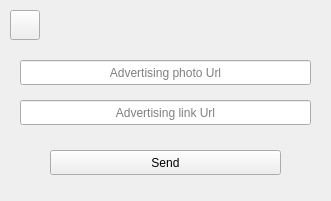
   <widget class="QFrame" name="frame_4">
    <property name="geometry">
     <rect>
      <x>400</x>
      <y>590</y>
      <width>331</width>
      <height>201</height>
     </rect>
    </property>
    <property name="frameShape">
     <enum>QFrame::NoFrame</enum>
    </property>
    <property name="frameShadow">
     <enum>QFrame::Raised</enum>
    </property>
    <widget class="QPushButton" name="add_freind_4">
     <property name="geometry">
      <rect>
       <x>50</x>
       <y>150</y>
       <width>231</width>
       <height>25</height>
      </rect>
     </property>
     <property name="cursor">
      <cursorShape>PointingHandCursor</cursorShape>
     </property>
     <property name="text">
      <string>Send</string>
     </property>
    </widget>
    <widget class="QLineEdit" name="user_add_5">
     <property name="geometry">
      <rect>
       <x>20</x>
       <y>60</y>
       <width>291</width>
       <height>25</height>
      </rect>
     </property>
     <property name="text">
      <string/>
     </property>
     <property name="echoMode">
      <enum>QLineEdit::Normal</enum>
     </property>
     <property name="alignment">
      <set>Qt::AlignCenter</set>
     </property>
     <property name="placeholderText">
      <string>Advertising photo Url</string>
     </property>
     <property name="clearButtonEnabled">
      <bool>true</bool>
     </property>
    </widget>
    <widget class="QLineEdit" name="user_add_6">
     <property name="geometry">
      <rect>
       <x>20</x>
       <y>100</y>
       <width>291</width>
       <height>25</height>
      </rect>
     </property>
     <property name="echoMode">
      <enum>QLineEdit::Normal</enum>
     </property>
     <property name="alignment">
      <set>Qt::AlignCenter</set>
     </property>
     <property name="placeholderText">
      <string>Advertising link Url</string>
     </property>
     <property name="clearButtonEnabled">
      <bool>true</bool>
     </property>
    </widget>
    <widget class="QPushButton" name="cancle_user_3">
     <property name="geometry">
      <rect>
       <x>10</x>
       <y>10</y>
       <width>30</width>
       <height>30</height>
      </rect>
     </property>
     <property name="cursor">
      <cursorShape>PointingHandCursor</cursorShape>
     </property>
     <property name="text">
      <string/>
     </property>
     <property name="iconSize">
      <size>
       <width>25</width>
       <height>25</height>
      </size>
     </property>
    </widget>
    <widget class="QLabel" name="label_28">
     <property name="geometry">
      <rect>
       <x>-10</x>
       <y>-10</y>
       <width>351</width>
       <height>221</height>
      </rect>
     </property>
     <property name="text">
      <string/>
     </property>
    </widget>
    <zorder>label_28</zorder>
    <zorder>add_freind_4</zorder>
    <zorder>user_add_5</zorder>
    <zorder>user_add_6</zorder>
    <zorder>cancle_user_3</zorder>
   </widget>
